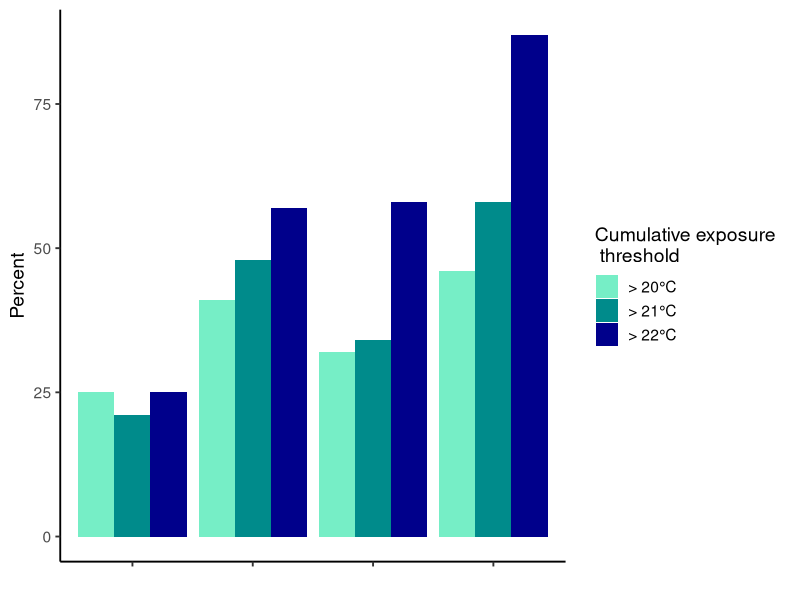
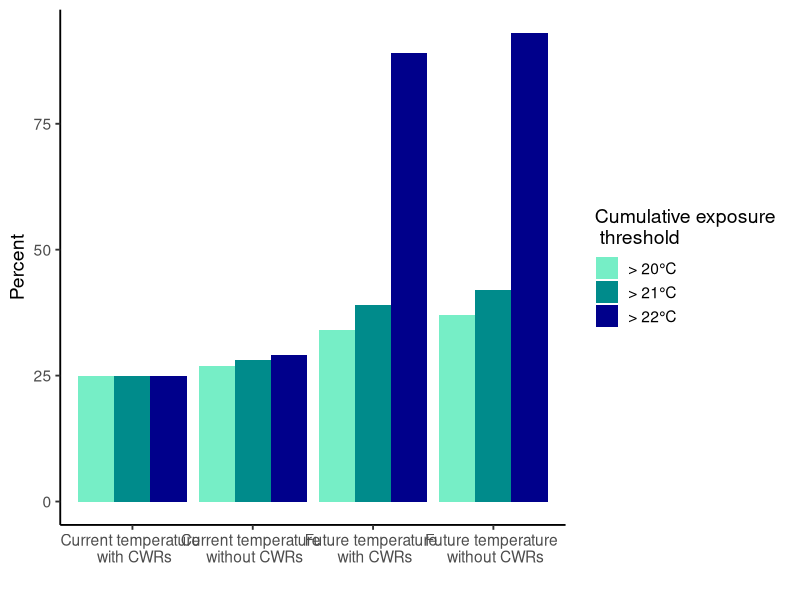
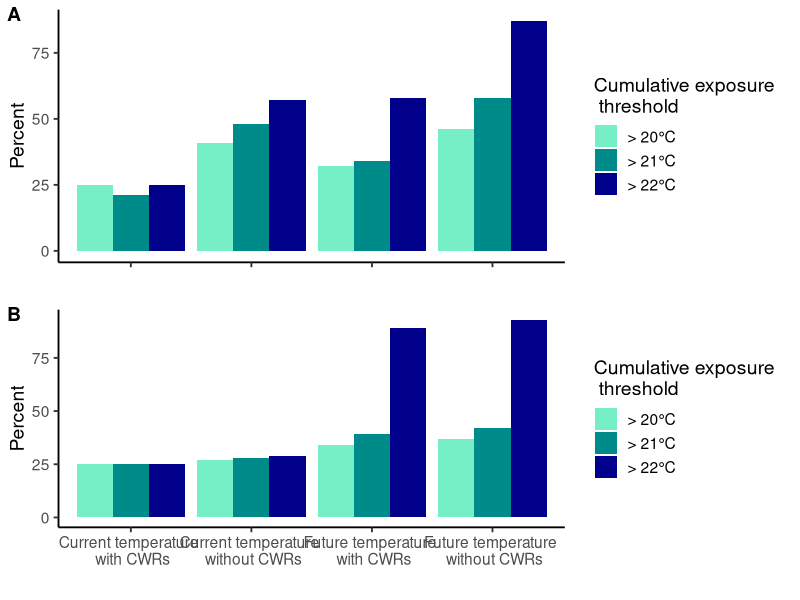
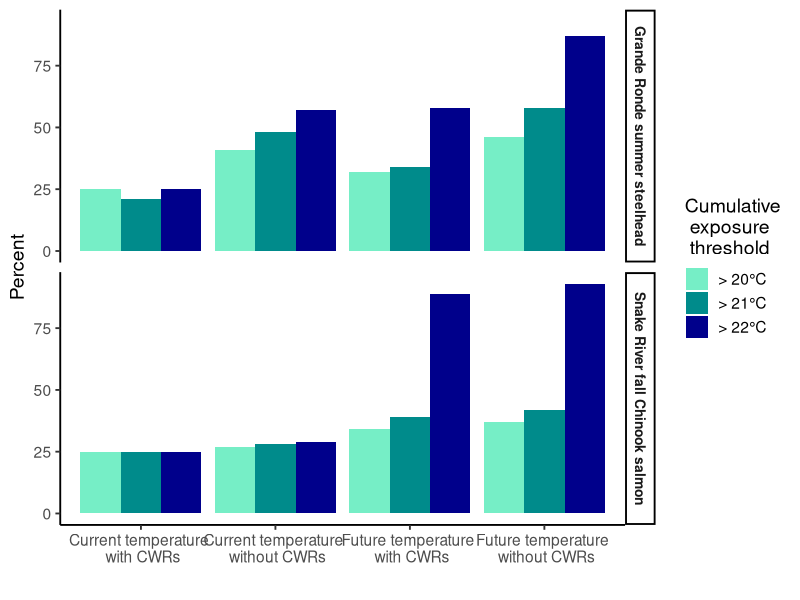
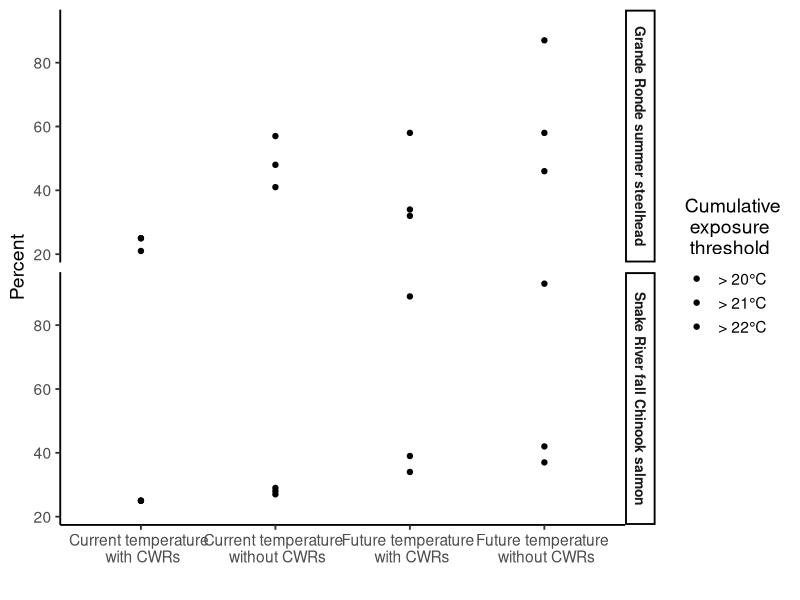

Here is the R script that generated these plots, in order:
## ---- chunk 1
knitr::opts_chunk$set(echo = TRUE)
library(ggplot2)
library(cowplot)
library(tidyverse)
## ---- chunk 2
## 22 DD ##

# grande ronde summer steelhead
gr1<-c(25,57,58,87)
thres1<-c(22,22,22,22)
scen1<-c("A", "B", "C", "D")
pop1<-c("Grande Ronde summer steelhead", "Grande Ronde summer steelhead", "Grande Ronde summer steelhead", "Grande Ronde summer steelhead")
out1<-cbind.data.frame(gr1, thres1, scen1, pop1)
names(out1)<-c("Percent", "DD_threshold", "Scenario", "Population")
# snake river fall chinook
sr1<-c(25, 29, 89, 93)
pop2<-c("Snake River fall Chinook salmon", "Snake River fall Chinook salmon", "Snake River fall Chinook salmon", "Snake River fall Chinook salmon")
out2<-cbind.data.frame(sr1, thres1, scen1, pop2)
names(out2)<-c("Percent", "DD_threshold", "Scenario", "Population")

## 21 DD ##

# grande ronde summer steelhead
gr2<-c(21, 48, 34, 58)
thres2<-c(21,21,21,21)
out3<-cbind.data.frame(gr2, thres2, scen1, pop1)
names(out3)<-c("Percent", "DD_threshold", "Scenario", "Population")

# snake river fall chinook
sr2<-c(25, 28, 39, 42)
out4<-cbind.data.frame(sr2, thres2, scen1, pop2)
names(out4)<-c("Percent", "DD_threshold", "Scenario", "Population")

## 20 DD ##

# grande ronde summer steelhead
gr3<-c(25, 41, 32, 46)
thres3<-c(20,20,20,20)
out5<-cbind.data.frame(gr3, thres3, scen1, pop1)
names(out5)<-c("Percent", "DD_threshold", "Scenario", "Population")

# snake river fall chinook
sr3<-c(25, 27, 34, 37)
out6<-cbind.data.frame(sr3, thres3, scen1, pop2)
names(out6)<-c("Percent", "DD_threshold", "Scenario", "Population")

# combine all
combined_75_dd_per<-rbind.data.frame(out1, out2, out3, out4, out5, out6)
## ---- chunk 3
# filter to steelhead
combined_75_dd_per_gr<-dplyr::filter(combined_75_dd_per, Population == "Grande Ronde summer steelhead")
# plot for GR steelhead
p<-ggplot(combined_75_dd_per_gr, aes(fill=as.factor(DD_threshold), y=Percent, x=Scenario)) + 
  geom_bar(position="dodge", stat="identity") +  theme_classic(base_size = 14) +
   xlab("") + 
  scale_fill_manual(values=c("aquamarine2", "cyan4", "darkblue"), name = "Cumulative exposure \n threshold", labels = c("> 20°C", "> 21°C", "> 22°C")) + theme(axis.text.x=element_blank())
p

## ---- chunk 4
# filter to steelhead
combined_75_dd_per_sr<-dplyr::filter(combined_75_dd_per, Population == "Snake River fall Chinook salmon")
# plot for GR steelhead
p2<-ggplot(combined_75_dd_per_sr, aes(fill=as.factor(DD_threshold), y=Percent, x=Scenario)) + 
  geom_bar(position="dodge", stat="identity") +  theme_classic(base_size = 14) +
   xlab("") +
  scale_fill_manual(values=c("aquamarine2", "cyan4", "darkblue"), name = "Cumulative exposure \n threshold", labels = c("> 20°C", "> 21°C", "> 22°C"))+
  scale_x_discrete(labels=c("A" = "Current temperature \n with CWRs", "B" = "Current temperature \n without CWRs",
                              "C" = "Future temperature \n with CWRs", "D" = "Future temperature \n without CWRs"))
p2

## ---- chunk 5
plot_grid( p, p2,  
          labels = c("A", "B"),
          ncol = 1, nrow = 2)
## ---- chunk 6
p3<-ggplot(combined_75_dd_per, aes(fill=as.factor(DD_threshold), y=Percent, x=Scenario)) + 
  geom_bar(position="dodge", stat="identity") +  theme_classic(base_size = 14) +
   xlab("") +
  scale_fill_manual(values=c("aquamarine2", "cyan4", "darkblue"), name = "Cumulative\n exposure \n threshold", labels = c("> 20°C", "> 21°C", "> 22°C"))+
  scale_x_discrete(labels=c("A" = "Current temperature \n with CWRs", "B" = "Current temperature \n without CWRs",
                              "C" = "Future temperature \n with CWRs", "D" = "Future temperature \n without CWRs")) + facet_grid(Population ~ .) + theme(strip.text.y = element_text(size=10, face="bold"))
p3
## ---- chunk 7
p4<-ggplot(combined_75_dd_per, aes(fill=as.factor(DD_threshold), y=Percent, x=Scenario)) + 
  geom_point() +  theme_classic(base_size = 14) +
   xlab("") +
  scale_fill_manual(values=c("aquamarine2", "cyan4", "darkblue"), name = "Cumulative\n exposure \n threshold", labels = c("> 20°C", "> 21°C", "> 22°C"))+
  scale_x_discrete(labels=c("A" = "Current temperature \n with CWRs", "B" = "Current temperature \n without CWRs",
                              "C" = "Future temperature \n with CWRs", "D" = "Future temperature \n without CWRs")) + facet_grid(Population ~ .) + theme(strip.text.y = element_text(size=10, face="bold"))
p4
## ---- chunk 8

## ---- chunk 9

